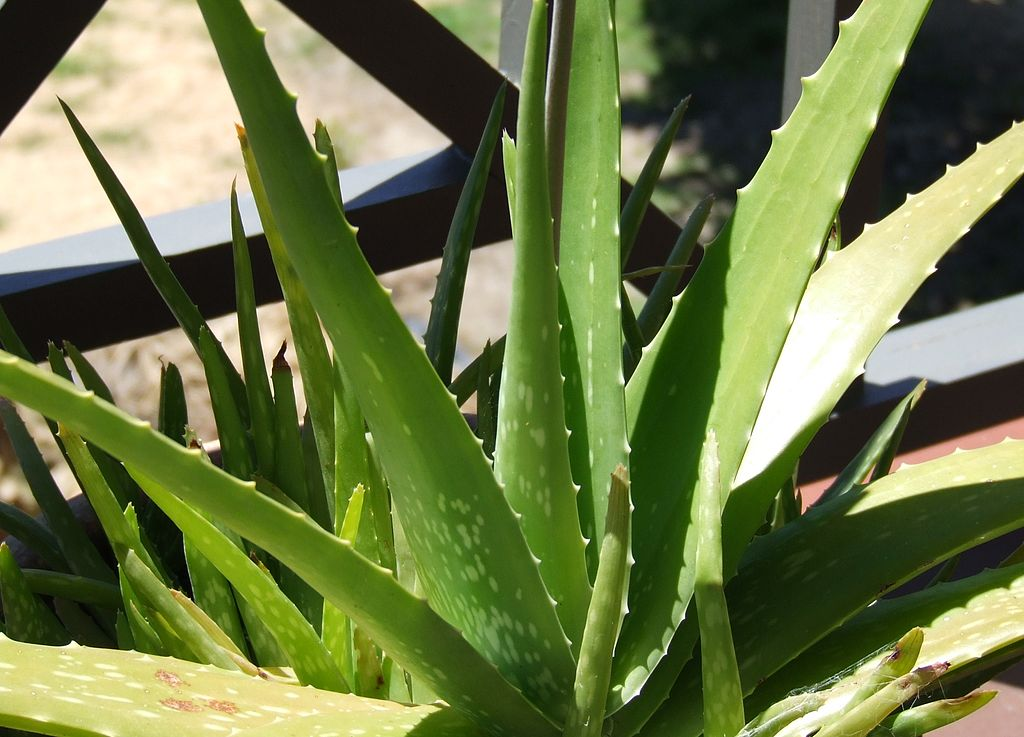
#> input picture Practica 3/AloeVera.jpg, 1024 x 737 px, found by its file name
$ python Mapeo_color.py
#> lines starting #> are read from the running program, lines starting #| are printed output that depends on the picture
import matplotlib.pyplot as plt
import numpy as np
import string
from PIL import Image
import math
import cv2

img = np.asarray(Image.open('Practica 3/AloeVera.jpg')  )
#> img is the input picture: shape (737, 1024, 3); mean R, G, B 108.2, 120.2, 71.3
ro,co,ch = img.shape #  (640, 480, 3)
#> ro = 737; co = 1024; ch = 3

plt.figure(figsize=(9,5))
imgplot = plt.imshow(img)
plt.colorbar()

hsv_all = cv2.cvtColor(img, cv2.COLOR_BGR2HSV)
#> hsv_all: shape (737, 1024, 3); mean H, S, V 79.8, 129.1, 123.5
hsv = hsv_all[:,:,0]
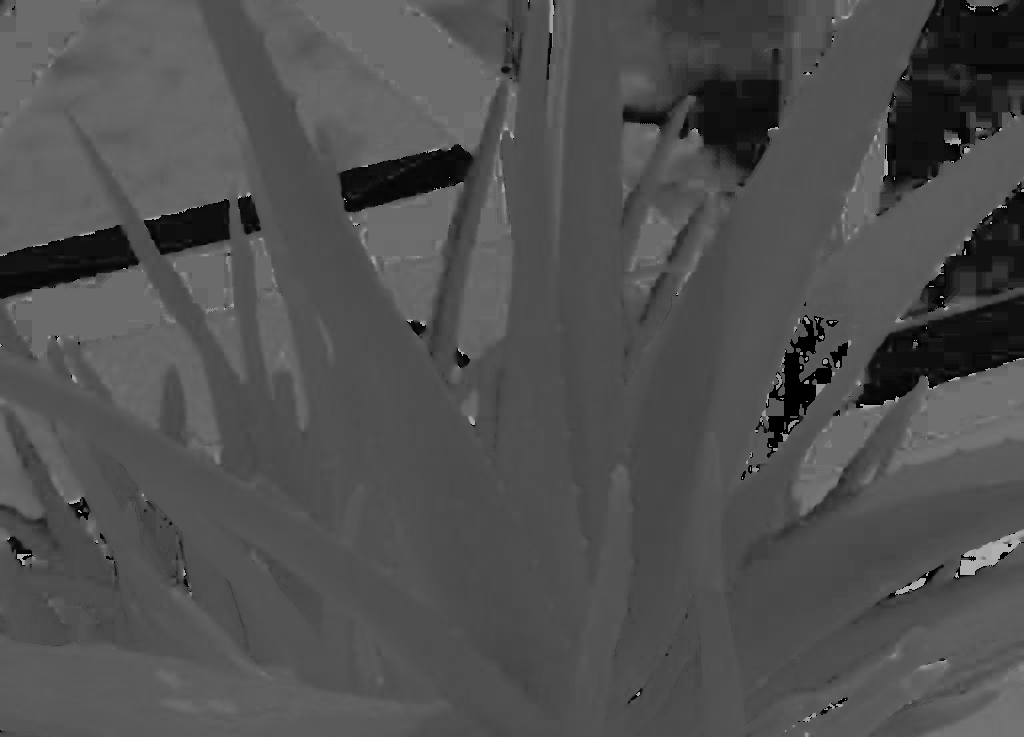
#> hsv: shape (737, 1024); min 0, max 178, mean 79.8
dst = np.array((ro,co,ch),type(img))

col = 30
r = 20
h1 = np.int32(((col-r/2) + 360) % 360)
h2 = np.int32(((col+r/2) + 360) % 360)
rng = range(h1,h2+1)
he, wi, ch = img.shape
#> he = 737; wi = 1024
for row in range(he):
    for col in range(wi):
        h = hsv[row,col]
        if h in rng:
            dst[row,col,:] = img[row,col,:]
        else:
            gray = np.sum(img[row,col,:])
#> (the run stopped early here; a loop or call above may not have finished)
